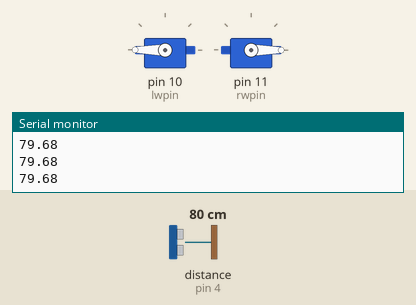
This sketch was run on a simulated Arduino Uno, built with avr-gcc and run on an emulated ATmega328P. On the bench: 2 × servo, the last lines printed to the serial monitor. Wiring (inferred from the names in the program): ultrasonic range finder: trigger pin 2; echo pin 4. Inputs (shaded band) come from the test bench; at power-on: distance to the obstacle (sensor on pin 4) 80 cm. The echo pulse lasts 58.3 µs per cm.

Above: at 1.2 s.
1.3 s: distance to the obstacle (sensor on pin 4) set to 66 cm
2.8 s: distance to the obstacle (sensor on pin 4) set to 57 cm
At 3.9 s:
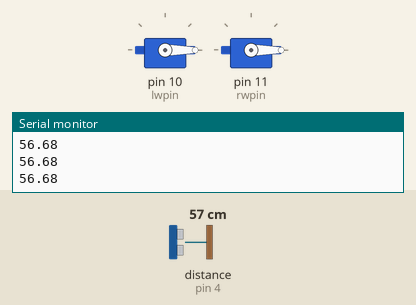
4.3 s: distance to the obstacle (sensor on pin 4) set to 120 cm
At 5.5 s:
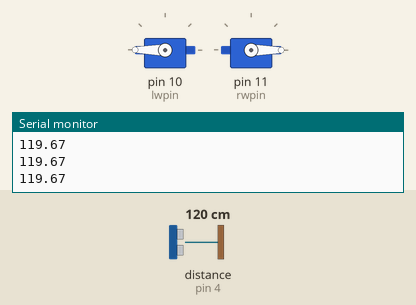
5.8 s: distance to the obstacle (sensor on pin 4) set to 2 cm
At 6.4 s:
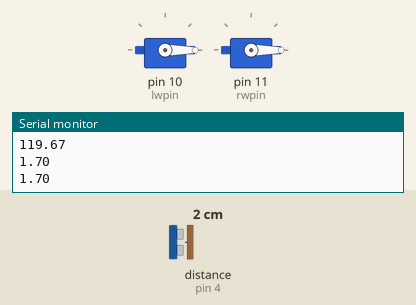
Timing chart, 0 to 8.3 s (numbered marks = the images above; inputs shaded):
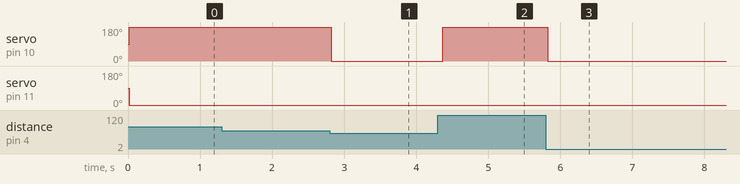

Measured:
- the behaviour switches between 61 and 60 cm on distance to the obstacle (sensor on pin 4) (found by bisection; images 0 and 1)
- after the input at 2.8 s, servo on pin 10 (lwpin): 180° → 0° at once
- after the input at 4.3 s, servo on pin 10 (lwpin): 0° → 180° after 0.07 s
- after the input at 5.8 s, servo on pin 10 (lwpin): 180° → 0° at once

The sketch:

turn_at_wall.ino
```cpp
#include <Servo.h>

//intializing objects
Servo leftWheel;
Servo rightWheel;
//end init obj

int lwpin = 10;
int rwpin = 11;

//ultrasonic variables start here
long echotime;
float cm;
int echopin=4;
int trigpin=2;

float distance;
void setup()
{
  leftWheel.attach(lwpin);
  rightWheel.attach(rwpin);

  Serial.begin(9600);

 pinMode(trigpin,OUTPUT);
 pinMode(echopin,INPUT);
}


void loop()
{
  /*go_forward();
  delay(1000);//save the arduino
  go_backward();
  delay(1000);//save the arduino
  steerLeft();
    delay(1000);//save the arduino
  steerRight();
    delay(1000);//save the arduino
  turnLeft();
    delay(1000);//save the arduino
  turnRight();
    delay(1000);//save the arduino*/

    distance = echolocation();
Serial.println(distance);
  delay(10);

  if(distance < 60)
  {
    turnLeft();
    delay(500);
  }
  else
  {
    go_forward();
  }
}

void go_forward()
{
  leftWheel.write(180);
  rightWheel.write(0);
}

void go_backward()
{
  leftWheel.write(0);
  rightWheel.write(180);
}

void steerLeft()
{
  leftWheel.write(95);
  rightWheel.write(0);
}

void steerRight()
{
  leftWheel.write(180);
  rightWheel.write(85);
}

void turnLeft()
{
  leftWheel.write(0);
  rightWheel.write(0);
}

void turnRight()
{
  leftWheel.write(180);
  rightWheel.write(180);
}

float echolocation()
{
  //trigerring trig pin
   digitalWrite(trigpin,LOW);
delayMicroseconds(4);
 digitalWrite(trigpin,HIGH);
delayMicroseconds(10);
   digitalWrite(trigpin,LOW);
   //end trigger trig pin
   //begim measuring echotime
  echotime=pulseIn(echopin,HIGH);
  //end measuring echotime
  //begin calculating distance in cm
cm=echotime*0.01715;
//end calculating distance in cm
   return cm;
}
```
